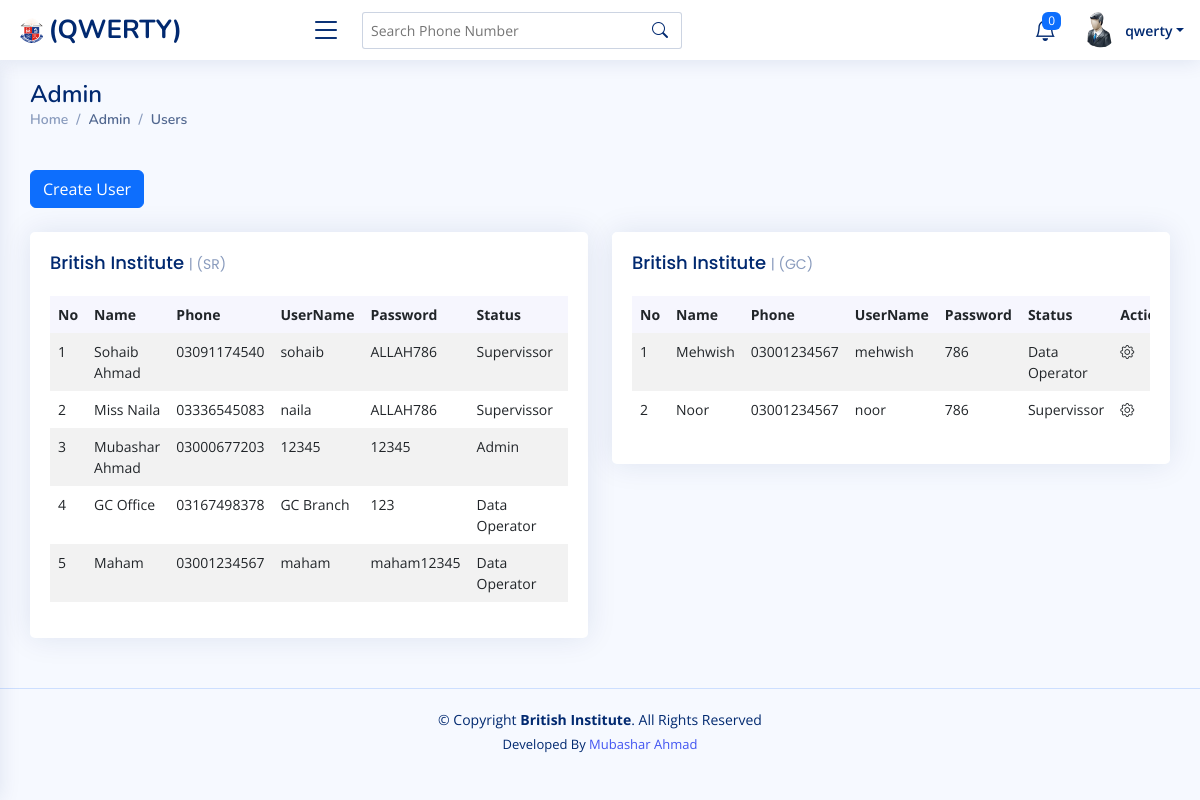
The page /admin-user.php (signed in) on the database its author committed.
### tables this page shows
CREATE TABLE `bisa_office` (
  `o_id` int(11) NOT NULL,
  `o_name` varchar(255) DEFAULT NULL,
  `o_srname` varchar(255) DEFAULT NULL,
  `o_address` varchar(255) DEFAULT NULL
);

CREATE TABLE `bisa_user` (
  `u_id` int(11) NOT NULL,
  `u_name` varchar(255) DEFAULT NULL,
  `u_username` varchar(255) DEFAULT NULL,
  `u_pass` varchar(255) DEFAULT NULL,
  `u_phone` varchar(255) DEFAULT NULL,
  `u_email` varchar(255) DEFAULT NULL,
  `u_status` varchar(255) DEFAULT NULL,
  `u_on` varchar(255) DEFAULT NULL,
  `u_osn` varchar(255) DEFAULT NULL
);

### admin-user.php (the view, shortened to what this page needs)
<?php include "assets/includes/function.php"; ?>
<!DOCTYPE html>
<html lang="en">
<head>
    <link href="assets/vendor/bootstrap/css/bootstrap.css" rel="stylesheet">
    <link href="assets/vendor/bootstrap-icons/bootstrap-icons.css" rel="stylesheet">
    <link href="assets/vendor/boxicons/css/boxicons.min.css" rel="stylesheet">
    <link href="assets/vendor/quill/quill.snow.css" rel="stylesheet">
    <link href="assets/vendor/quill/quill.bubble.css" rel="stylesheet">
    <link href="assets/vendor/remixicon/remixicon.css" rel="stylesheet">
    <link href="assets/vendor/simple-datatables/style.css" rel="stylesheet">
    <link href="assets/css/style.css" rel="stylesheet">
</head>
<body class="toggle-sidebar">
    <?php
    if (isset($_SESSION['name'])) {
    ?>
        <?php include "assets/includes/header.php"; ?>
        <main id="main" class="main">
            <section class="section dashboard">
                <div class="row">
                    <div class="col-lg-12">
                        <div class="row">
                            <div class="col-12 my-4">
                                <a href="create-user.php" class="btn btn-primary">Create User</a>
                            </div>
                            <?php
                            $d = display("bisa_office");
                            if ($d) {
                                foreach ($d as $u) {
                                    $n = $u['o_name'];
                                    $s = $u['o_srname'];
                                ?>
                                    <div class="col-12 col-md-6">
                                        <div class="card recent-sales overflow-auto">
                                            <div class="card-body">
                                                <h5 class="card-title "><?php echo $n ?> <span class="text-uppercase" >| <?php echo "(".$s.")"; ?></span></h5>
                                                <?php
                                                $condition = array(
                                                    "u_on" => $n,
                                                    "u_osn" => $s
                                                );
                                                $data = display_where("bisa_user", $condition);
                                                if ($data) {
                                                ?>
                                                    <div class="table-responsive align-middle">
                                                        <table class="table table-borderless table-striped table-hover datatable">
                                                            <thead>
                                                                <tr>
                                                                    <th scope="col">No</th>
                                                                    <th scope="col">Name</th>
                                                                    <th scope="col">Phone</th>
                                                                    <th scope="col">UserName</th>
                                                                    <th scope="col">Password</th>
                                                                    <th scope="col">Status</th>
                                                                    <th scope="col">Action</th>
                                                                </tr>
                                                            </thead>
                                                            <tbody>
                                                                <?php
                                                                $count = 1;
                                                                foreach ($data as $user) {
                                                                ?>
                                                                    <tr class="<?php echo $user['u_id']; ?>">
                                                                        <td><?php echo $count;
                                                                            $count++; ?></td>
                                                                        <td><?php echo $user['u_name']; ?></td>
                                                                        <td><?php echo $user['u_phone']; ?></td>
                                                                        <td><?php echo $user['u_username']; ?></td>
                                                                        <td><?php echo $user['u_pass']; ?></td>
                                                                        <td><?php echo $user['u_status']; ?></td>
                                                                        <td>
                                                                            <a class="nav-link nav-profile d-flex align-items-center pe-0" href="#" data-bs-toggle="dropdown">
                                                                                <i class="bi bi-gear"></i>
                                                                            </a>
                                                                        </td>
                                                                    </tr>
                                                                <?php
                                                                }
                                                                ?>
                                                            </tbody>
                                                        </table>
                                                    </div>
                                                <?php
                                                }
                                                ?>
                                            </div>
                                        </div>
                                    </div>
                            <?php
                                }
                            }
                            ?>
                        </div>
                    </div>
                </div>
            </section>
        </main>
        <?php include "assets/includes/footer.php"; ?>
    <?php
    }
    ?>
</body>
</html>

### assets/css/style.css (style rules this page uses)
:root { scroll-behavior: smooth; }
body { font-family: "Open Sans", sans-serif; background: #f6f9ff; color: #444444; }
a { color: #4154f1; text-decoration: none; }
h1, h2, h3, h4, h5, h6 { font-family: "Nunito", sans-serif; }
#main { margin-top: 60px; padding: 20px 30px; transition: all 0.3s; }
.card { margin-bottom: 30px; border: none; border-radius: 5px; box-shadow: 0px 0 30px rgba(1, 41, 112, 0.1); }
.card-title { padding: 20px 0 15px 0; font-size: 18px; font-weight: 500; color: #012970; font-family: "Poppins", sans-serif; }
.card-title span { color: #899bbd; font-size: 14px; font-weight: 400; }
.card-body { padding: 0 20px 20px 20px; }
@media (min-width: 1200px) { #main, #footer { margin-left: 300px; } }
@media (min-width: 1200px) { .toggle-sidebar #main, .toggle-sidebar #footer { margin-left: 0; } }
.dashboard .recent-sales { font-size: 14px; }
.dashboard .recent-sales .table thead { background: #f6f6fe; }
.dashboard .recent-sales .table thead th { border: 0; }

### rows shown on the page
bisa_office: o_name "British Institute", o_srname "SR"
bisa_user: u_name "Sohaib Ahmad", u_phone "03091174540", u_username "sohaib", u_pass "ALLAH786", u_status "Supervissor"
bisa_user: u_name "Miss Naila", u_phone "03336545083", u_username "naila", u_pass "ALLAH786", u_status "Supervissor"
bisa_user: u_name "Mubashar Ahmad", u_phone "03000677203", u_username "12345", u_pass "12345", u_status "Admin"
bisa_user: u_name "GC Office", u_phone "03167498378", u_username "GC Branch", u_pass "123", u_status "Data Operator"
bisa_user: u_name "Maham", u_phone "03001234567", u_username "maham", u_pass "maham12345", u_status "Data Operator"
bisa_office: o_name "British Institute", o_srname "GC"
bisa_user: u_name "Mehwish", u_phone "03001234567", u_username "mehwish", u_pass "786", u_status "Data Operator"
bisa_user: u_name "Noor", u_phone "03001234567", u_username "noor", u_pass "786", u_status "Supervissor"

### other values the page prints
$_SESSION['srname'] "QWERTY"
$num "0"
$_SESSION['name'] "qwerty"
$B1 "Admin"
$B2 "Users"
